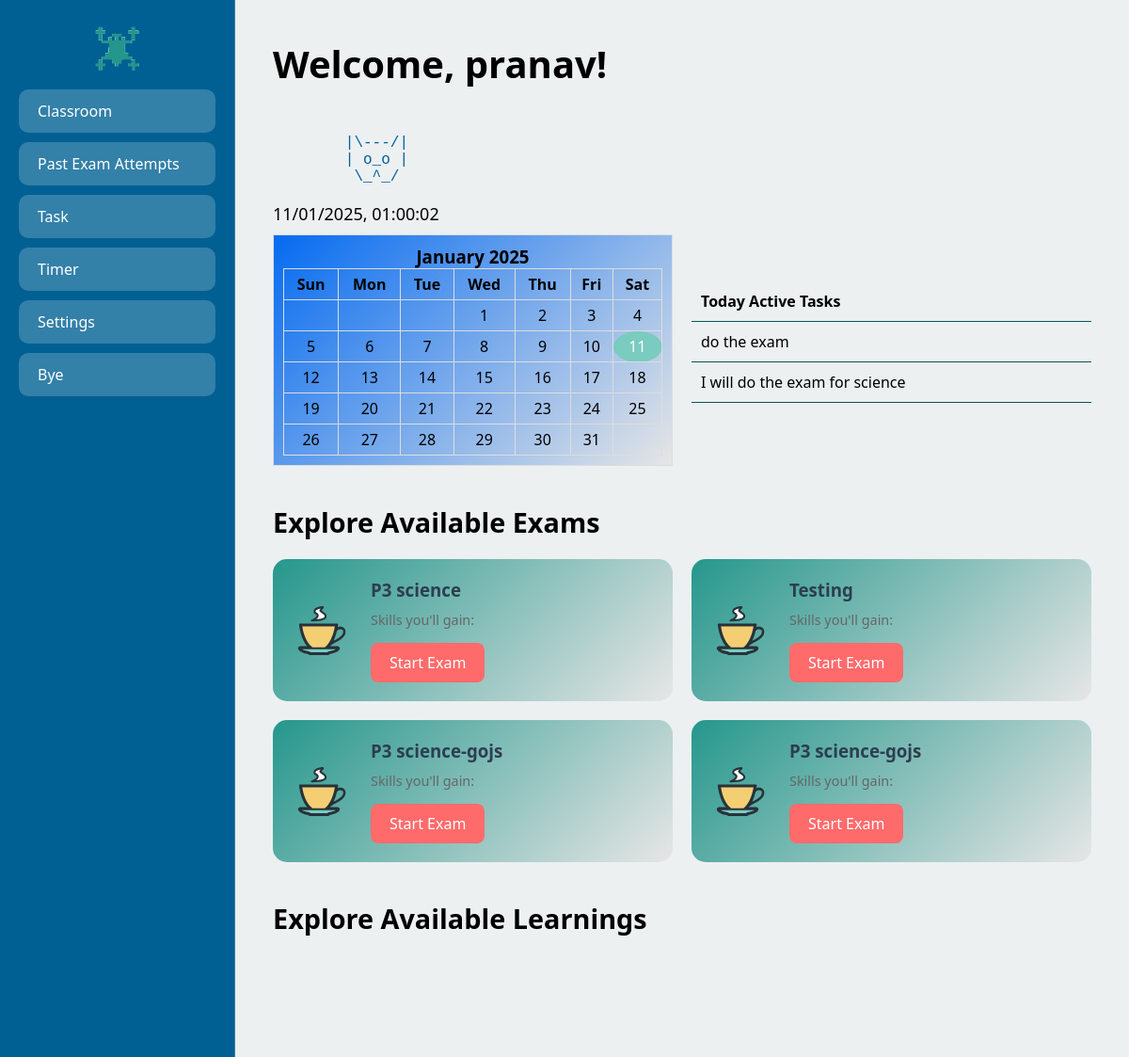
/user_home (signed in), run on an earlier commit of the app's database.
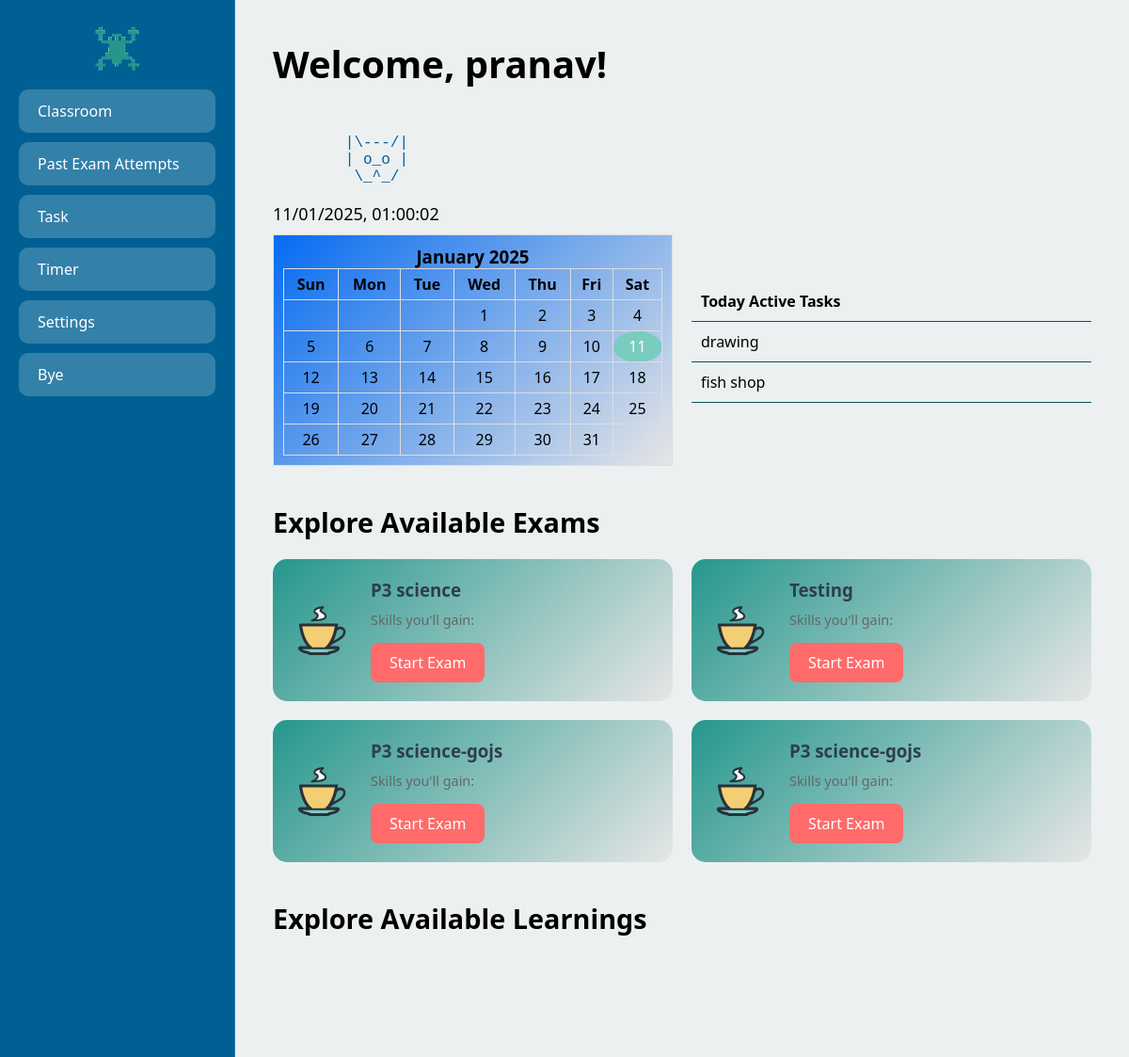
And on a later commit of the database.
### app.py (models this page shows)
class ToDo(db.Model):
    id = db.Column(db.Integer, primary_key=True)
    task = db.Column(db.String(200), nullable=False)
    date = db.Column(db.Date, nullable=False)
    user_id = db.Column(db.Integer, db.ForeignKey('user.id'), nullable=False)

class Exam(db.Model):
    __tablename__ = 'exam'
    id = db.Column(db.Integer, primary_key=True)
    title = db.Column(db.String(100), nullable=False)
    questions = db.relationship('Question', backref='exam', lazy=True)

### app.py (the view)
@app.route("/user_home")
@login_required
def user_home():
    attempts = ExamAttempt.query.filter_by(user_id=current_user.id).order_by(ExamAttempt.attempt_date.desc()).all()
    todos = ToDo.query.filter_by(user_id=current_user.id).order_by(ToDo.date.asc()).all()
    user_class = current_user.student_class
    print(user_class)
    exams = db.session.query(Exam).join(ExamMapping).filter(ExamMapping.class_name == user_class).all()
    learnings = db.session.query(Learning).join(LearningsMapping).filter(LearningsMapping.class_name == user_class).all()
    return render_template("user_home.html", exams=exams, attempts=attempts, learnings=learnings, todos=todos)

### app.py (called while the page is built)
@login_manager.user_loader
def load_user(user_id):
    return User.query.get(int(user_id))

### templates/user_home.html (shortened to what this page needs)
<!DOCTYPE html>
<html lang="en">
<head>
</head>
<body>
    <div class="sidebar">
    <center> <img src="static/logo.png" alt="Backbench Logo" ></center>
            <a href="{{ url_for('user_home') }}" class="sidebar-button">Classroom</a>
            <a href="{{ url_for('attempts') }}" class="sidebar-button">Past Exam Attempts</a>
             <a href="{{ url_for('task') }}" class="sidebar-button">Task</a>
            <a href="{{ url_for('countdown') }}" class="sidebar-button">Timer</a>
            <a href="{{ url_for('settings') }}" class="sidebar-button">Settings</a>
        <a href="{{ url_for('logout') }}" class="sidebar-button">Bye</a>
    </div>
    <div class="content">
        <h1>Welcome, {{ current_user.username }}!</h1>
               <div class="cat-container">
            <pre id="ascii-cat"></pre>
        </div>
          <div id="current-time"></div>
        <div class="widget-container">
                <div id="calendar"></div>
        <div class="todo-container">
            <table  class="todo-table">
        <thead>
            <tr>
                <th>Today Active Tasks</th>
            </tr>
        </thead>
        <tbody id="todoList">
            {% for todo in todos %}
            <tr>
                <td>{{ todo.task }}</td>
            </tr>
            {% endfor %}
        </tbody>
    </table>
        </div>
        </div>
        <h2>Explore Available Exams</h2>
        <div class="exam-catalog">
            {% for exam in exams %}
            <div class="exam-card">
                <div class="exam-info">
                    <h3>{{ exam.title }}</h3>
                    <p>Skills you'll gain: {{ exam.skills }}</p>
                    <a href="{{ url_for('exam', exam_id=exam.id, question_number=1) }}" class="exam-link">Start Exam</a>
                </div>
            </div>
            {% endfor %}
        </div>
        <h2>Explore Available Learnings</h2>
        <div class="content">
</div>
    </div>
</body>
</html>

What changed in the data, as far as the page shows it:
removed ToDo: task "do the exam"
removed ToDo: task "I will do the exam for science"
added ToDo: task "drawing"
added ToDo: task "fish shop"
